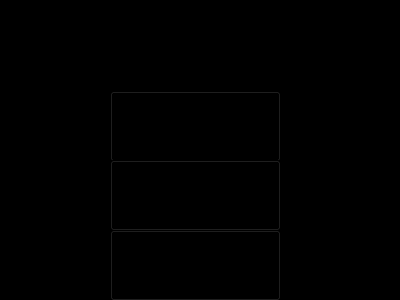
<?xml version="1.0" encoding="UTF-8"?>
<ui version="4.0">
 <class>MenuPrincipal</class>
 <widget class="QWidget" name="MenuPrincipal">
  <property name="geometry">
   <rect>
    <x>0</x>
    <y>0</y>
    <width>400</width>
    <height>300</height>
   </rect>
  </property>
  <property name="windowTitle">
   <string>Form</string>
  </property>
  <property name="styleSheet">
   <string notr="true">background-color: rgb(0, 0, 0);</string>
  </property>
  <widget class="QLabel" name="lblGamePi">
   <property name="geometry">
    <rect>
     <x>110</x>
     <y>10</y>
     <width>161</width>
     <height>81</height>
    </rect>
   </property>
   <property name="styleSheet">
    <string notr="true">background-image: url(:/Imagines Finales/GamePi.png);</string>
   </property>
   <property name="text">
    <string/>
   </property>
  </widget>
  <widget class="QPushButton" name="btnBiblioteca">
   <property name="geometry">
    <rect>
     <x>110</x>
     <y>91</y>
     <width>171</width>
     <height>71</height>
    </rect>
   </property>
   <property name="styleSheet">
    <string notr="true">background-image: url(:/Imagines Finales/Bibliotecab.png);</string>
   </property>
   <property name="text">
    <string/>
   </property>
  </widget>
  <widget class="QPushButton" name="btnOpciones">
   <property name="geometry">
    <rect>
     <x>110</x>
     <y>160</y>
     <width>171</width>
     <height>71</height>
    </rect>
   </property>
   <property name="styleSheet">
    <string notr="true">background-image: url(:/Imagines Finales/Opcionesb.png);</string>
   </property>
   <property name="text">
    <string/>
   </property>
  </widget>
  <widget class="QPushButton" name="btnInformacion">
   <property name="geometry">
    <rect>
     <x>110</x>
     <y>230</y>
     <width>171</width>
     <height>71</height>
    </rect>
   </property>
   <property name="cursor">
    <cursorShape>ArrowCursor</cursorShape>
   </property>
   <property name="styleSheet">
    <string notr="true">background-image: url(:/Imagines Finales/Informacionb.png);</string>
   </property>
   <property name="text">
    <string/>
   </property>
  </widget>
 </widget>
 <resources/>
 <connections/>
</ui>
